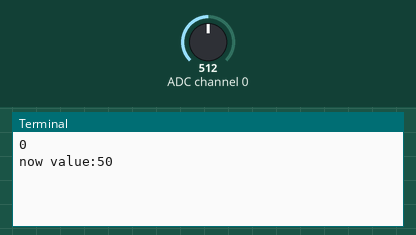
Recording of a program running on a simulated Raspberry Pi (BCM pin numbers). On the bench: the last lines printed to the terminal. The test bench sets the inputs (shaded band); at power-on: ADC channel 0 = 512 (analog values on the 0–1023 scale). Each call to the cloud database takes 0.3 s, and an entry nobody has set reads as its off value or as empty; the desktop window is not drawn, its controls go by their first labels and the mouse button is held 0.15 s; threads take turns every 2 ms.

Above: at 1.5 s.
1.6 s: ADC channel 0 set to 716
At 2.8 s:
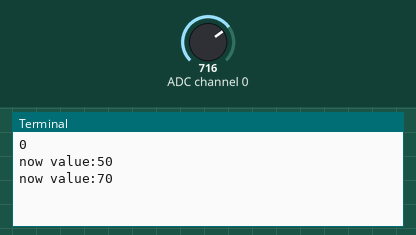
3.1 s: ADC channel 0 set to 900
At 3.1 s:
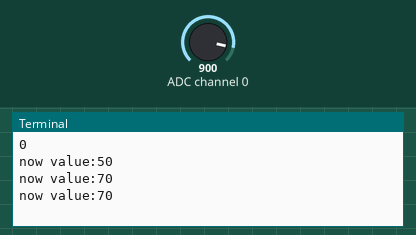
Timing chart, 0 to 6.1 s (numbered marks = the images above; inputs shaded):
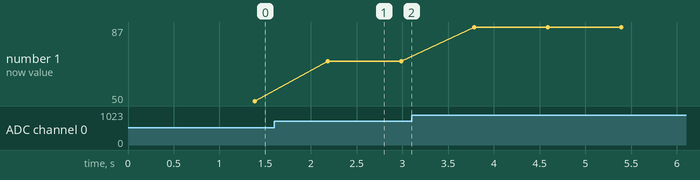

Measured:
- after the input at 1.6 s, the terminal: prints a new line after 0.58 s (image 1)
- plotted number 1: 50 → 70 after the input at 1.6 s, 70 → 87 after the input at 3.1 s

The program:

window_channel0.py
```python
from tkinter import *
from gpiozero import MCP3008
import firebase_admin
from firebase_admin import credentials
from firebase_admin import db
from threading import Timer

class MCP3008app:
    def __init__(self,w):
        self.window=w
        self.channel0 = MCP3008(0)
        cred = credentials.Certificate('/home/pi/Documents/iotcapel-firebase-adminsdk-ps4ca-4caaa40275.json')
        firebase_admin.initialize_app(cred, {
            'databaseURL': 'https://iotcapel.firebaseio.com/',
            'databaseAuthVariableOverride': {'uid': 'UrkkzLIJNdTGzLLaM0GyorLEYlp2'}})
        self.registerRef = db.reference('iot0624/MCP3008/register')
        print(self.registerRef.get())
        self.createGUI()
        try:
            self.listener = self.registerRef.listen(self.listenerJob)
        except FirebaseError as Error:
            pass;
        Timer(1.0, self.checkRegister).start()

    def createGUI(self):
        mainFrame = Frame(self.window, borderwidth=2, relief=GROOVE)
        Label(mainFrame, text="可變電阻:").pack(anchor=W,padx=5,pady=5)
        self.scaleValue = DoubleVar()
        self.scaleValue.set(67)
        Scale(mainFrame, from_=0, to=100, variable=self.scaleValue, orient=HORIZONTAL, length=400,state=DISABLED).pack()
        mainFrame.pack(padx=30, pady=30)

    def checkRegister(self):
        value = int(self.channel0.value *100)
        print("now value:{}".format(value))
        self.registerRef.set(value)
        Timer(0.5, self.checkRegister).start()

    def listenerJob(self, event):
        self.scaleValue.set(event.data)
if __name__ == "__main__":
    window = Tk(screenName=':0.0')
    window.title("MCP3008")
    window.option_add("*font", ("verdana", 18))
    window.option_add("*background", "#068587")
    window.option_add("*foreground", "#ffffff")
    app = MCP3008app(w=window)
    window.mainloop()
```
